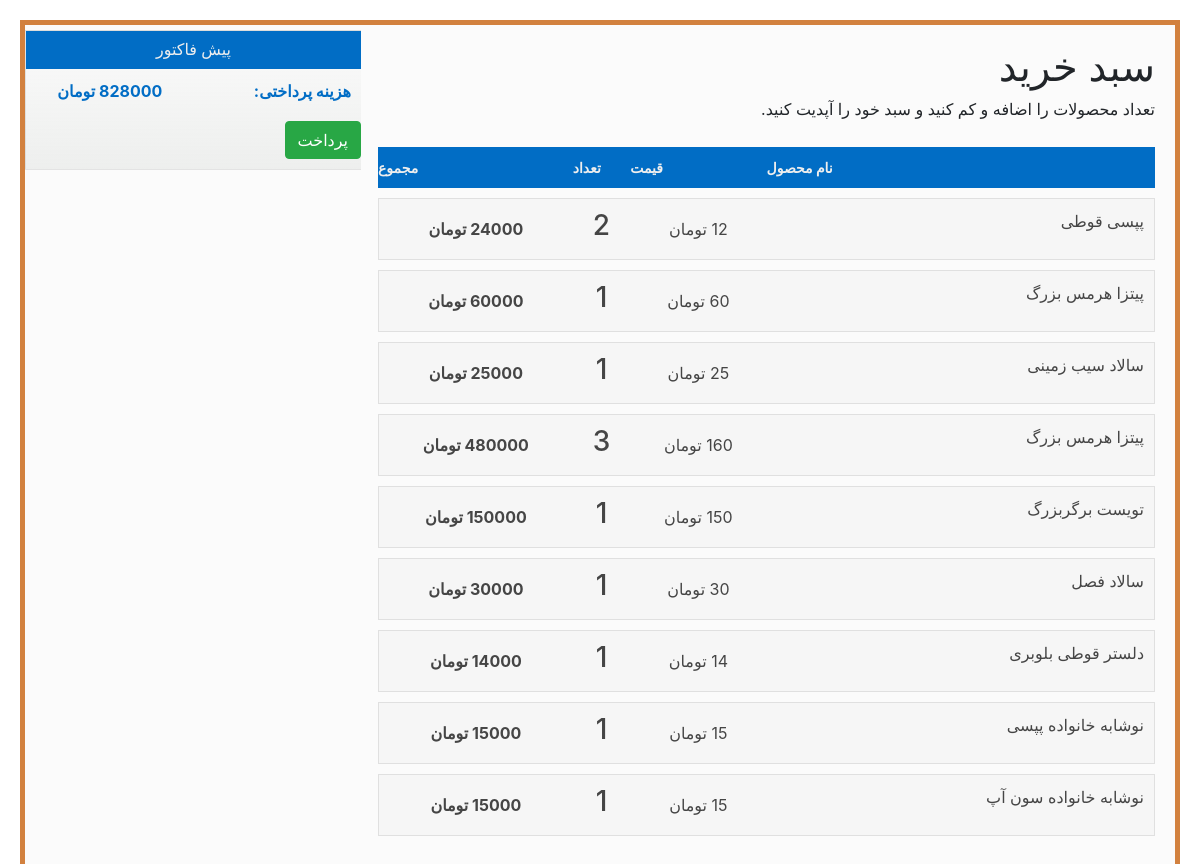
Page /cart/orderdetails/80/ (signed in) on the committed database.
### cart/models.py (models this page shows, shortened)
class OrderItems(models.Model):
    Order = models.ForeignKey(to=Orders, on_delete=models.CASCADE, related_name = 'items')
    food = models.ForeignKey(to=FoodModel, on_delete= models.CASCADE ,related_name = 'items' , verbose_name = 'محصول')
    quantity = models.SmallIntegerField(verbose_name = 'تعداد', )
    price = models.PositiveIntegerField(verbose_name = 'قیمت', )
    def tprice(self):
        return self.food.price*self.quantity*1000
    def name(self):
        return self.food.name_food

class Orders(models.Model):
    user = models.ForeignKey(to = UserModel, related_name = "items" , on_delete = models.CASCADE,verbose_name="مشتری" )
    phone = models.CharField(max_length=11, verbose_name="شماره تلفن")
    address = models.TextField(max_length = 300, verbose_name="آدرس")
    description = models.TextField(max_length=600, verbose_name="درباره سفارش",blank=True, null=True)
    created = models.DateTimeField(auto_now_add=True , verbose_name="زمان ثبت سفارش")
    total_price = models.PositiveIntegerField(verbose_name="قیمت کل")
    is_paid = models.BooleanField(default=False, verbose_name="وضعیت پرداخت")
    date = models.DateTimeField(verbose_name="زمان ثبت سفارش", auto_now_add=True ,)
    undo = models.BooleanField(default=False, verbose_name="وضعیت فیش")
    class Meta:
        verbose_name = 'سفارش'
        verbose_name_plural = 'سفارش ها'
        ordering = ('created',)

### home/models.py (models this page shows, shortened)
class FoodModel(models.Model):
    name_food = models.CharField(max_length=250,verbose_name='نام غذا')
    price = models.PositiveIntegerField(verbose_name='قیمت')
    description = models.CharField(max_length=300, verbose_name='درباره غذا',blank=True, null=True)
    img = models.ImageField(upload_to='images/')
    available  = models.BooleanField(default=True, verbose_name='وضعیت')
    category = models.ForeignKey(to=Category, related_name='category', on_delete=models.SET_NULL,null=True, blank=True)
    class Meta:
        verbose_name = 'غذا'
        verbose_name_plural = ' غذا ها'

### cart/views.py (the view)
# urls.py: path('orderdetails/<int:pk>/',views.OrderDetailView.as_view(), name='order_details'),
class OrderDetailView(View):
    def get(self, request,pk):
        obj = get_object_or_404(Orders,pk=pk)
        return render(request,"cart/order_details.html", {"order":obj})
    def dispatch(self, request,pk):
        obj = get_object_or_404(Orders,pk=pk)
        if request.user == obj.user:
            return self.get(request,pk)
        else:
            raise Http404

### templates/cart/order_details.html (shortened to what this page needs)
<!DOCTYPE html>
{% load static %}
<html lang="en">
<head>
	<link type="text/css" href="{% static 'cart/css/style.css' %}" rel="stylesheet" />
	<link rel="stylesheet" href="https://cdn.rtlcss.com/bootstrap/v4.2.1/css/bootstrap.min.css">
</head>
<body>
	<div class="content">
		<h1>سبد خرید</h1>
		<p>تعداد محصولات را اضافه و کم کنید و سبد خود را آپدیت کنید.</p>
		<table class="items">
			<thead>
			<tr>
				<th>نام محصول</th>
				<th>قیمت</th>
				<th>تعداد</th>
				<th>مجموع</th>
			</tr>
			</thead>
			<tbody>
			{% for item in order.items.all %}
			<tr>
				<td>
					<p> {{item.name}}<br /></p>
				</td>
				<td>{{item.price}} تومان</td>
				<td>
					<h3>{{item.quantity}}</h3>
				</td>
				<td class="itemTotal">{{item.tprice}} تومان</td>
			</tr>
			{%endfor%}
			</tbody>
		</table>
<form method="post" >
		<div class="cost">
			<h2>پیش فاکتور</h2>
			<table class="pricing">
				<tbody>
				<tr>
					<td><strong>هزینه پرداختی:</strong></td>
					<td class="">{{order.total_price}} تومان</td>
				</tr>
				</tbody>
			</table>
			<button class="btn btn-success ml-2 mt-2"  type='submit'>پرداخت</button>
		</div>
	</div>
</body>
</html>

### static/cart/css/style.css (style rules this page uses)
body { font-family: "Vazir"; direction: rtl; }
@media screen and (min-width: 30em) { body { padding: 20px; } }
.content { padding: 5px; background: #fafafa; background: rgba(250, 250, 250, 0.7); border: 5px solid #c55901; border: 5px solid rgba(197, 89, 1, 0.75); zoom: 1; }
.content:before, .content:after { content: "\0020"; display: block; height: 0; overflow: hidden; }
.content:after { clear: both; }
@media screen and (min-width: 30em) { .content { padding: 20px; } }
h1 { color: #016dc5; margin-bottom: 0; }
p { line-height: 1.5; }
table { width: 100%; color: #454545; }
table.items { border-collapse: separate; border-spacing: 0 10px; }
@media screen and (min-width: 45em) { table.items { width: 60%; } }
@media screen and (min-width: 55em) { table.items { width: 70%; } }
table.items tbody tr { margin-bottom: 10px; background-color: rgba(150, 160, 150, 0.05); }
table.items tbody td { border-top: 1px solid rgba(204, 204, 204, 0.5); border-bottom: 1px solid rgba(204, 204, 204, 0.5); }
table.items tbody td:first-child { border-right: 1px solid rgba(204, 204, 204, 0.5); }
table.items tbody td:last-child { border-left: 1px solid rgba(204, 204, 204, 0.5); }
table.pricing { width: 100%; }
table.pricing tr { border-bottom: 1px solid rgba(204, 204, 204, 0.5); }
table.pricing tr:last-child { border-bottom: 0; color: #016dc5; }
table.pricing td:nth-child(2) { display: table-cell; }
th { text-transform: uppercase; background: #016dc5; color: #eee; padding: 10px 0; text-align: center; font-size: 0.875em; }
th:nth-child(2) { display: none; }
@media screen and (min-width: 24em) { th:nth-child(2) { display: table-cell; } }
td { padding: 10px; }
td:first-child { width: 50%; }
td:nth-child(2) { display: none; }
@media screen and (min-width: 24em) { td:nth-child(2) { display: table-cell; } }
td:nth-child(n+2):nth-child(-n+4) { text-align: center; }
td:last-child { font-weight: bold; }
td p { float: right; width: 90%; margin-top: 0; }
@media screen and (min-width: 40em) { td p { width: 55%; } }
@media screen and (min-width: 68em) { td p { width: 45%; } }
.cost { padding-bottom: 10px; border: 1px solid rgba(204, 204, 204, 0.5); background-size: 100%; background-image: -webkit-gradient(linear, 50% 0%, 50% 100%, color-stop(0%, rgba(255, 255, 255, 0)), color-stop(100%, rgba(150, 160, 150, 0.13))); background-image: -moz-linear-gradient(top, rgba(255, 255, 255, 0) 0%, rgba(150, 160, 150, 0.13) 100%); background-image: -webkit-linear-gradient(top, rgba(255, 255, 255, 0) 0%, rgba(150, 160, 150, 0.13) 100%); background-image: linear-gradient(to bottom, rgba(255, 255, 255, 0) 0%, rgba(150, 160, 150, 0.13) 100%); }
@media screen and (min-width: 45em) { .cost { width: 30%; position: fixed; left: 25px; top: 100px; border-width: 1px 0 1px 1px; } }
@media screen and (min-width: 55em) { .cost { width: 28%; } }
@media screen and (min-width: 61.5em) { .cost { top: 30px; } }
.cost h2 { background: #016dc5; color: #eee; margin: 0; padding: 10px 0; width: 100%; font-size: 1em; text-align: center; text-transform: uppercase; }

### rows in the picture
OrderItems: name "پپسی قوطی", price "12", quantity "2", tprice "24000"
OrderItems: name "پیتزا هرمس بزرگ", quantity "1", tprice "60000"
OrderItems: name "سالاد سیب زمینی", quantity "1", tprice "25000"
OrderItems: name "پیتزا هرمس بزرگ", price "160", quantity "3", tprice "480000"
OrderItems: name "تویست برگربزرگ", quantity "1", tprice "150000"
OrderItems: name "سالاد فصل", quantity "1", tprice "30000"
OrderItems: name "دلستر قوطی بلوبری", price "14", quantity "1", tprice "14000"
OrderItems: name "نوشابه خانواده پپسی", quantity "1", tprice "15000"
OrderItems: name "نوشابه خانواده سون آپ", quantity "1", tprice "15000"
Orders: total_price "828000"
